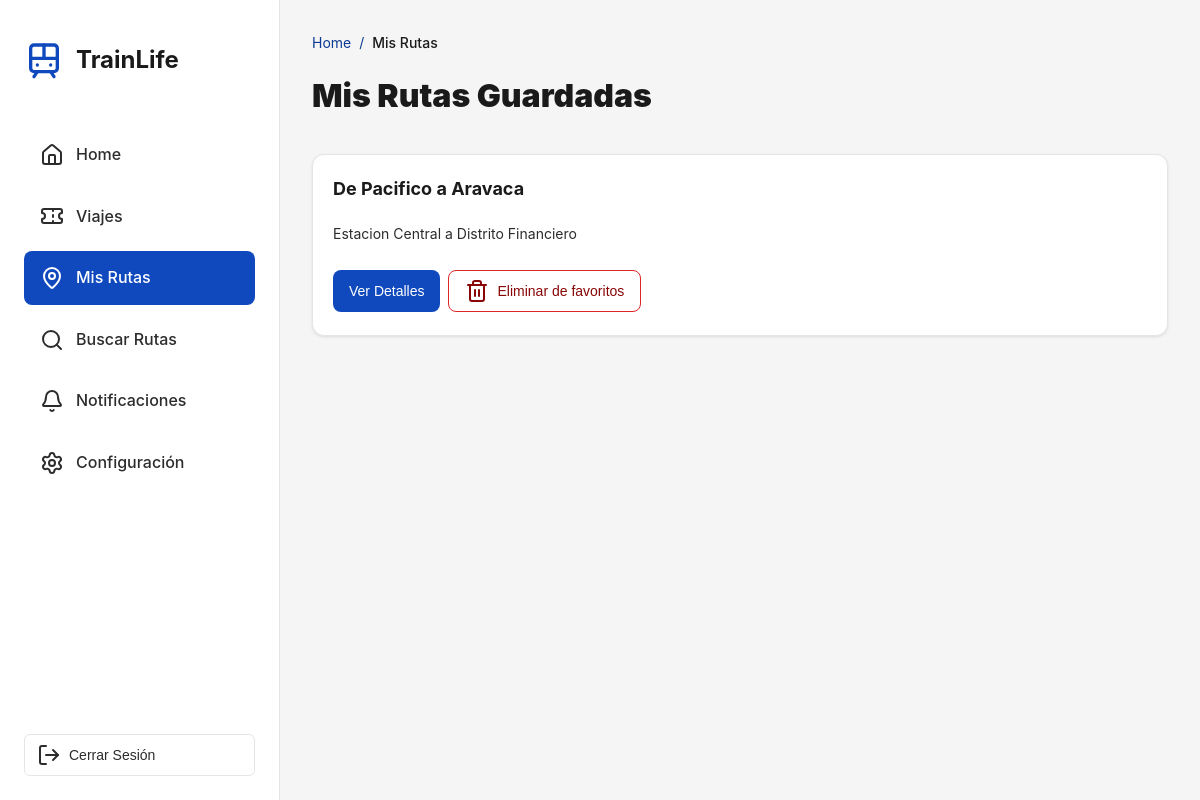
The app's page /misRutas/1/ (signed in) with its own data.
### trainLife/models.py (models this page shows, shortened)
class Ruta(models.Model):
    usuarios = models.ManyToManyField(Usuario, related_name='rutas', blank=True)
    nombre = models.CharField(max_length=200)  # Nombre descriptivo de la ruta
    descripcion = models.TextField(blank=True, null=True)  # Descripción opcional
    fechaCreacion = models.DateTimeField(auto_now_add=True)
    fechaActualizacion = models.DateTimeField(auto_now=True)
    class Meta:
        ordering = ['-fechaCreacion']
        verbose_name = 'Ruta'
        verbose_name_plural = 'Rutas'

### trainLife/views.py (the view)
# urls.py: path('misRutas/<int:usuario_id>/', views.misRutas, name='mis_rutas'),
def misRutas(request, usuario_id):
    session_usuario_id = request.session.get('usuario_id')
    if not session_usuario_id or session_usuario_id != usuario_id:
        return redirect('login')
    usuario = Usuario.objects.filter(id=usuario_id).first()
    if not usuario:
        return redirect('login')
    rutas = Ruta.objects.filter(usuarios=usuario).prefetch_related('trayectos')
    return render(request, 'MisRutas.html', {
        'usuario': usuario,
        'rutas': rutas
    })

### trainLife/templates/MisRutas.html (shortened to what this page needs)
<!DOCTYPE html>
<html lang="es">
{% load static %}
<head>
    <link rel="stylesheet" href="{% static 'styles/sidebar.css' %}">
    <link rel="stylesheet" href="{% static 'styles/misRutas.css' %}">
    <link rel="stylesheet" href="{% static 'styles/confirmModal.css' %}">
</head>
<body>
     <div class="dashboard-container">
        {% with seccion_actual='mis_rutas' %}
            {% include 'includes/sidebar.html' %}
        {% endwith %}
        <main class="main-content" role="main" aria-label="Contenido principal">
            <div class="content-wrapper">
                <nav class="breadcrumb" aria-label="Breadcrumb">
                    <a href="{% url 'inicio_usuario' usuario.id %}" class="breadcrumb-item"
                        aria-label="Volver a inicio">Home</a>
                    <span class="breadcrumb-separator">/</span>
                    <span class="breadcrumb-item breadcrumb-current">Mis Rutas</span>
                </nav>
                <h1 class="page-title">Mis Rutas Guardadas</h1>
                <div class="routes-container" role="list" aria-label="Lista de rutas guardadas">
                    {% if rutas %}
                    {% for ruta in rutas %}
                    <div class="route-card" role="listitem" aria-labelledby="route-{{ ruta.id }}-title">
                        <div class="route-header">
                            <div class="route-info">
                                <h2 class="route-title" id="route-{{ ruta.id }}-title">{{ ruta.nombre }}</h2>
                                {% if ruta.descripcion %}
                                <p class="route-subtitle">{{ ruta.descripcion }}</p>
                                {% endif %}
                                <div class="route-actions">
                                    <button class="btn btn-primary expand-route" data-route-id="{{ ruta.id }}"
                                        aria-expanded="false" aria-controls="route-{{ ruta.id }}-details"
                                        aria-label="Ver detalles de la ruta {{ ruta.nombre }}">
                                        <span>Ver Detalles</span>
                                    </button>
                                    <button class="btn btn-delete"
                                        data-delete-route-id="{{ ruta.id }}"
                                        data-delete-route-name="{{ ruta.nombre|escapejs }}"
                                        data-delete-url="{% url 'eliminar_ruta_favorito' usuario.id ruta.id %}"
                                        aria-label="Eliminar ruta {{ ruta.nombre }} de favoritos">
                                        <i data-lucide="trash-2" aria-hidden="true"></i>
                                        <span>Eliminar de favoritos</span>
                                    </button>
                                </div>
                            </div>
                            <div class="route-map route-map-main" role="img"
                                aria-label="Mapa de la ruta {{ ruta.nombre }}"></div>
                        </div>
                    </div>
                    {% endfor %}
                    {% endif %}
                </div>
            </div>
        </main>
    </div>
</body>
</html>

### trainLife/static/styles/sidebar.css (style rules this page uses)
* { margin: 0; padding: 0; box-sizing: border-box; }
body { font-family: 'Lexend', -apple-system, BlinkMacSystemFont, 'Segoe UI', sans-serif; background-color: #f5f5f5; color: #1a1a1a; line-height: 1.6; -webkit-font-smoothing: antialiased; -moz-osx-font-smoothing: grayscale; }
.main-content { flex: 1; margin-left: 280px; padding: 32px; overflow-y: auto; background-color: #f5f5f5; }

### trainLife/static/styles/misRutas.css (style rules this page uses)
* { margin: 0; padding: 0; box-sizing: border-box; }
body { font-family: 'Inter', -apple-system, BlinkMacSystemFont, 'Segoe UI', sans-serif; background-color: #f5f5f5; color: #1a1a1a; line-height: 1.6; -webkit-font-smoothing: antialiased; -moz-osx-font-smoothing: grayscale; }
.main-content { flex: 1; margin-left: 280px; padding: 32px; overflow-y: auto; background-color: #f5f5f5; }
.content-wrapper { max-width: 900px; margin: 0 auto; }
.breadcrumb { display: flex; align-items: center; gap: 8px; margin-bottom: 16px; font-size: 14px; }
.breadcrumb-item { color: #0d3a94; text-decoration: none; transition: color 0.2s; }
.breadcrumb-current { color: #1a1a1a; font-weight: 500; }
.breadcrumb-separator { color: #0d3a94; }
.page-title { font-size: 32px; font-weight: 900; color: #1a1a1a; margin-bottom: 32px; }
.routes-container { display: flex; flex-direction: column; gap: 24px; }
.route-card { background-color: #ffffff; border-radius: 12px; padding: 20px; box-shadow: 0 1px 3px rgba(0, 0, 0, 0.1); border: 1px solid #e5e5e5; }
.route-header { display: flex; gap: 24px; justify-content: space-between; }
.route-info { flex: 1; display: flex; flex-direction: column; gap: 16px; }
.route-title { font-size: 18px; font-weight: 700; color: #1a1a1a; margin-bottom: 4px; }
.route-subtitle { font-size: 14px; color: #2c2c2c; }
.route-actions { display: flex; gap: 8px; flex-wrap: wrap; margin-top: 8px; }
.btn { display: inline-flex; align-items: center; gap: 8px; padding: 8px 16px; border-radius: 8px; font-size: 14px; font-weight: 500; border: none; cursor: pointer; transition: all 0.2s; text-decoration: none; }
.btn-primary { background-color: #1049bd; color: #ffffff; }
.btn-delete { background-color: #ffffff; color: #880606; border: 1px solid #dc2626; }
.route-map { width: 180px; height: 140px; border-radius: 8px; background-size: cover; background-position: center; background-repeat: no-repeat; flex-shrink: 0; }
.route-map-main { background-image: url("https://lh3.googleusercontent.com/aida-public/AB6AXuBFCZR0x8VcnqT6RG2hA_4pFoIXX7WWwQOkCXsHQJpAUymAZ6xp8bsylSIydPH_lk3Jg27IB4roVP0nMGsjc3QR-1AM5FN9dMNJi_uM2JrsfWscwAM4wsAT1RwDyqVcjgHn6PzY-Zb42pmB5OAgqFaYvfYGgJj7zBEqeT_-8WgccY3dsnNFMz90MZ_qg6AJFJWY000TTad9N2id_XW4MxUgvKNjnbHpraVKHjcncMg4ljZ-MKGxsw_840FA0MJTmCLtxXNx3Qtg7PU"); }

### records on screen
Ruta: nombre "De Pacifico a Aravaca", descripcion "Estacion Central a Distrito Financiero"
